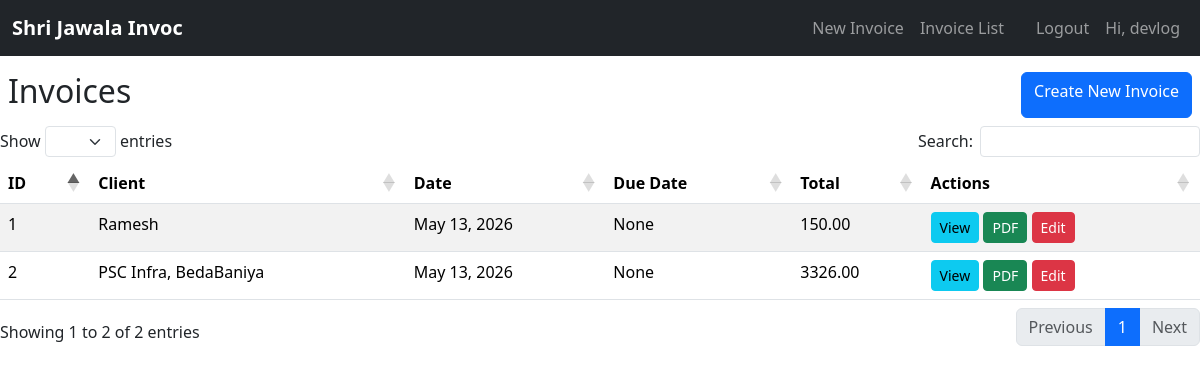
Page /invoices/ (signed in) on the earlier database version.
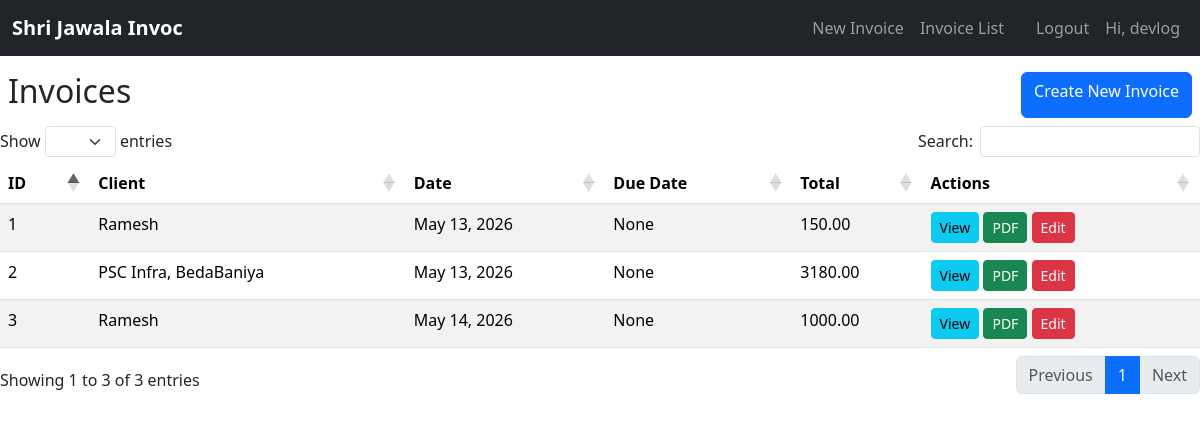
Same page on the later database version.
### invoices/models.py (models this page shows, shortened)
class Invoice(models.Model):
    STATUS_CHOICES = [
        ('paid_upfront', 'Paid Upfront (No Due)'),
        ('payment_due', 'Payment After Service (Due Date Required)'),
        ('partially_paid', 'Partially Paid (Due Date Required)'),
        ('already_paid', 'Already Paid (No Due)'),
        ('due_paid', 'Previously Due, Now Paid (No Due)'),
    ]
    special_uid = models.UUIDField(
        default=uuid.uuid4,
        editable=False
    )
    image = models.ImageField(
        upload_to='',
        blank=True,
        null=True
    )
    created_by = models.ForeignKey(User, on_delete=models.SET_NULL, null=True, blank=True)
    client = models.ForeignKey(Client, on_delete=models.SET_NULL, null=True, blank=True)
    guest_client_name = models.CharField(max_length=200, blank=True)  # For guest invoices
    date = models.DateField(auto_now_add=True)
    due_date = models.DateField(blank=True, null=True)
    status = models.CharField(max_length=20, choices=STATUS_CHOICES, default='payment_due')
    total = models.DecimalField(max_digits=10, decimal_places=2, default=0)
    place = models.CharField(max_length=20, blank=True, null=True)
    invoice_no = models.PositiveIntegerField(null=True, blank=True, editable=False)
    year = models.PositiveIntegerField(default=current_year, editable=False)
    suffix = models.CharField(max_length=10, blank=True, null=True)
    invoice_label =models.ForeignKey(InvoiceLabel, on_delete=models.SET_NULL, null=True, blank=True)
    context_title = models.CharField(
        max_length=255,
        blank=True,
        help_text="Specific subject (e.g., Machine Name, Project Code, or Service Type)"
    )
    LABEL_ALIGNMENT = [
        ('LEFT', 'Left Aligned'),
        ('CENTER', 'Centered'),
        ('RIGHT', 'Right Aligned'),
    ]
    header_style = models.CharField(
        max_length=10,
        choices=LABEL_ALIGNMENT,
        default='CENTER'  # Now defaults to Center
    )
    slug = models.SlugField(
        max_length=300,
        unique=True,
        blank=True,
        null=True,
        editable=True # Set to False if you want to hide it from the Admin form
    )
    is_active = models.BooleanField(default=True)

### invoices/views.py (the view)
# urls.py: path('', views.invoice_list, name='invoice_list'),
@login_required
def invoice_list(request):
    if request.user.is_staff or request.user.is_superuser:
        invoices = Invoice.objects.all()
    else:
        invoices = Invoice.objects.filter(created_by=request.user)
    return render(request, 'invoices/invoice_list.html', {'invoices': invoices})

### templates/invoices/invoice_list.html (shortened to what this page needs)
{% extends 'invoices/base.html' %}
{% if request.headers.hx_request %}
{% block content %}
<div class="d-flex flex-row justify-content-between pt-2 m-2">
    <h2>Invoices</h2>
 <a href="" class="btn btn-primary">Create New Invoice</a>
</div>
<table id="myTable" class="table table-striped mt-3">
    <thead>
        <tr>
            <th>ID</th>
            <th>Client</th>
            <th>Date</th>
            <th>Due Date</th>
            <th>Total</th>
            <th>Actions</th>
        </tr>
    </thead>
    <tbody>
    {% for invoice in invoices %}
        <tr>
            <td>{{ invoice.id }}</td>
            <td>{% if invoice.client %}
    {{ invoice.client.name }}
{% else %}
    {{ invoice.guest_client_name }}
{% endif %}</td>
            <td>{{ invoice.date }}</td>
            <td>{{ invoice.due_date }}</td>
            <td>{{ invoice.total }}</td>
            <td>
                <a class="btn btn-sm btn-info" href="{% url 'invoice_detail' invoice.id %}">View</a>
                <a class="btn btn-sm btn-success" href="{% url 'invoice_pdf' invoice.id %}">PDF</a>
                 <a class="btn btn-sm btn-danger" href="{% url 'edit_invoice' invoice.id %}">Edit</a>
            </td>
        </tr>
    {% empty %}
        <tr><td colspan="6" class="text-center">No invoices found.</td></tr>
    {% endfor %}
    </tbody>
</table>
{% endblock %}
{%endif%}

### templates/invoices/base.html (shortened to what this page needs)
<!doctype html>
<html lang="en">
  <head>
<link rel="stylesheet" href="https://cdn.jsdelivr.net/npm/bootstrap-icons@1.11.3/font/bootstrap-icons.min.css">
    <link href="https://cdn.jsdelivr.net/npm/bootstrap@5.3.8/dist/css/bootstrap.min.css" rel="stylesheet">
<link rel="stylesheet" href="https://cdn.jsdelivr.net/npm/bootstrap-icons@1.11.0/font/bootstrap-icons.css">
<link rel="stylesheet" href="https://cdn.datatables.net/1.13.6/css/dataTables.bootstrap5.min.css">
  </head>
  <body>
    {% block navbar %}
        {% include "partials/navbar.html" %}
    {% endblock navbar %}
<div id="content-area">
    {% block content %}{% endblock %}
</div>
  </body>
</html>

### templates/partials/navbar.html (shortened to what this page needs)
<nav class="navbar navbar-expand-lg navbar-dark bg-dark py-2">
    <div class="container-fluid {% if '/dashboard' in request.path %}flex-nowrap{% endif %}">
        <a class="navbar-brand fw-bold" href="{% url 'home' %}" style="font-size: clamp(1rem, 4vw, 1.25rem);">
            Shri Jawala Invoc
        </a>
            <div class="collapse navbar-collapse" id="mainNavbar">
                 <ul class="navbar-nav ms-auto">
                {% if user.is_authenticated %}
                <li class="nav-item"><a class="nav-link" href="{% url 'client_invoice_create' %}">New Invoice</a></li>
                <li class="nav-item"><a class="nav-link" href="{% url 'invoice_list' %}">Invoice List</a></li>
                <li class="nav-item"><a class="nav-link" href="{% url 'accounts:logout' %}">
                <li class="nav-item"><a class="nav-link" href="{% url 'accounts:logout' %}">
                Logout</a></li>
                <li class="nav-item"><a class="nav-link">Hi, {{user.username}}</a></li>
                {% else %}
                 <li class="nav-item"><a class="nav-link" href="{% url 'guest_invoice_create' %}">New Invoice</a></li>
                <li class="nav-item"><a class="nav-link" href="{% url 'accounts:login' %}">Login</a></li>
                {% endif %}
            </ul>
            </div>
    </div>
</nav>

Differences in the rows shown:
changed Invoice "PSC Infra, BedaBaniya": total "3326.00" → "3180.00"
added Invoice: id "3", guest_client_name "Ramesh", date "May 14, 2026", due_date "None", total "1000.00"
Other differences:
text written by a page script: "Show entries Search: Showing 1 to 2 of 2 entries Previous 1 Next" → "Show entries Search: Showing 1 to 3 of 3 entries Previous 1 Next"
